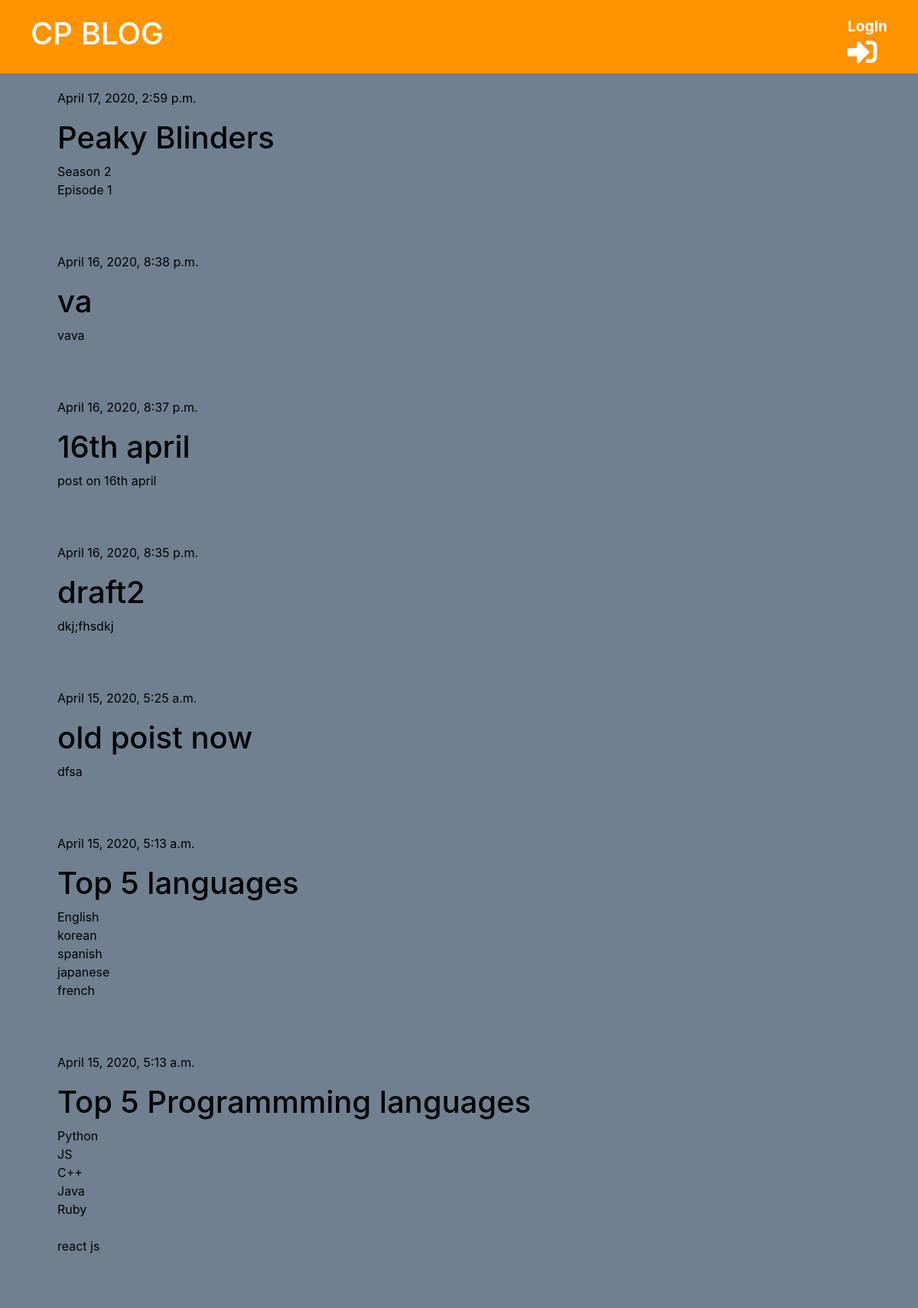
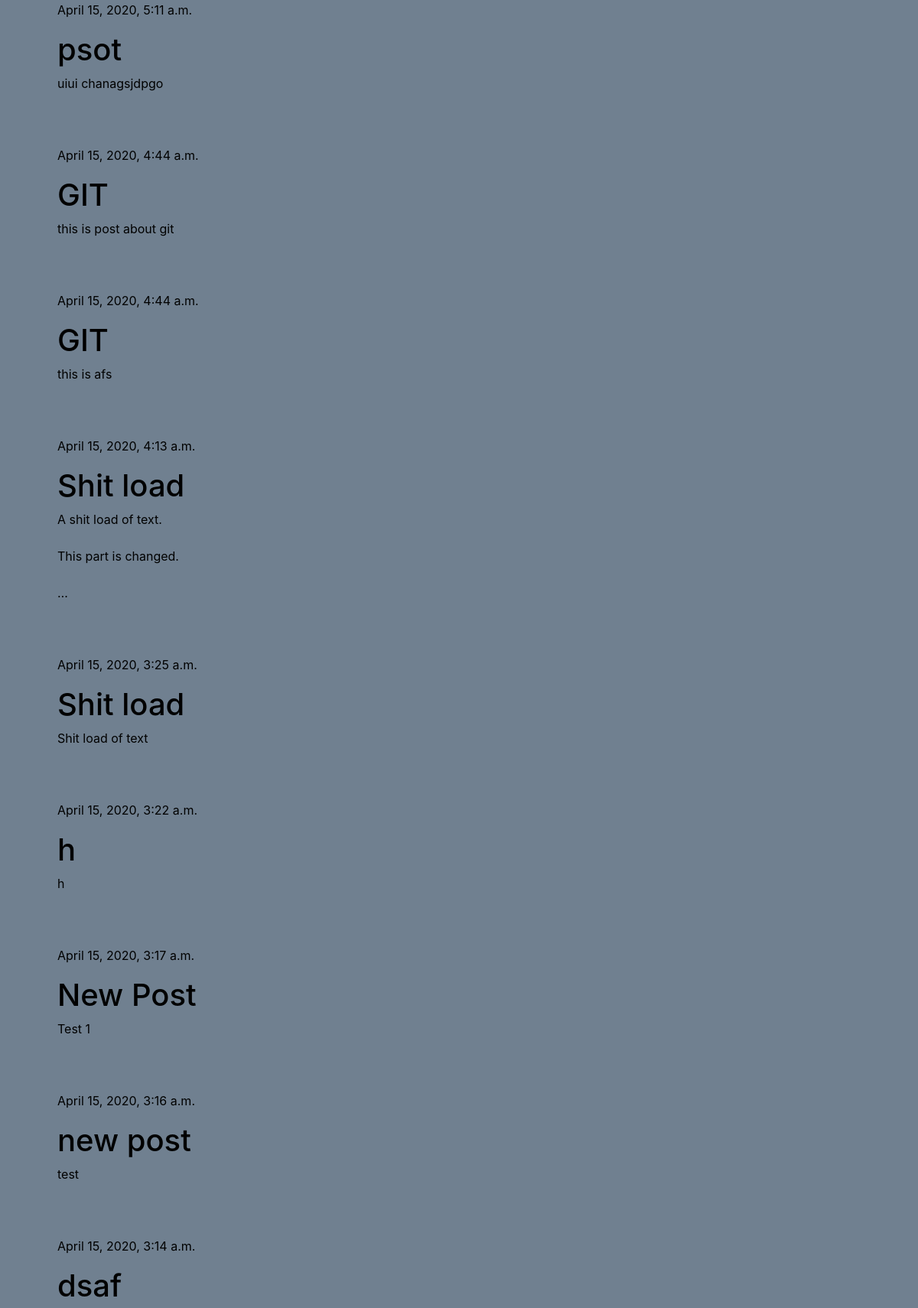
The page / (upper part) on the database its author committed (2 pictures, top to bottom).
### blog/models.py (models this page shows, shortened)
class Post(models.Model):
    author = models.ForeignKey('auth.User', on_delete=models.CASCADE)
    title = models.CharField(max_length=255)
    text = models.TextField()
    created_date = models.DateTimeField(default=timezone.now)
    published_date = models.DateTimeField(blank=True, null=True)

### blog/views.py (the view)
# urls.py: path('', views.post_list, name='post_list'),
def post_list(request):
    posts = Post.objects.filter(
        published_date__lte=timezone.now()
        ).order_by('-published_date')
    stuff_for_frontend = {'posts': posts}
    return render(request, 'blog/post_list.html', stuff_for_frontend)

### blog/templates/blog/post_list.html (shortened to what this page needs)
{% extends 'blog/base.html' %}
{% block content %}
	{% for post in posts %}
	    <div class="post">
			<div class="date">
		        <p>{{ post.published_date }}</p>
			</div>
	        <h1>
	            <a href="{% url 'blog:post_detail' pk=post.pk %}">{{ post.title }}
	            </a>
	        </h1>
	        <p>{{ post.text|truncatechars:50|linebreaksbr }}</p>
	    </div>
	{% endfor %}
{% endblock %}

### blog/static/css/blog.css (style rules this page uses)
body { background-color: slategrey; }
.date { color: #343a40; }
.post { margin: 20px; margin-bottom: 70px; }
.post p, .post a { color: black; }
.post a { outline: none; text-decoration: none; }

### rows shown on the page
Post: published_date "April 17, 2020, 2:59 p.m.", title "Peaky Blinders", text "Season 2 Episode 1"
Post: published_date "April 16, 2020, 8:38 p.m.", title "va", text "vava"
Post: published_date "April 16, 2020, 8:37 p.m.", title "16th april", text "post on 16th april"
Post: published_date "April 16, 2020, 8:35 p.m.", title "draft2", text "dkj;fhsdkj"
Post: published_date "April 15, 2020, 5:25 a.m.", title "old poist now", text "dfsa"
Post: published_date "April 15, 2020, 5:13 a.m.", title "Top 5 languages", text "English korean spanish japanese french"
Post: published_date "April 15, 2020, 5:13 a.m.", title "Top 5 Programmming languages", text "Python JS C++ Java Ruby react js"
Post: published_date "April 15, 2020, 5:11 a.m.", title "psot", text "uiui chanagsjdpgo"
Post: published_date "April 15, 2020, 4:44 a.m.", title "GIT", text "this is post about git"
Post: published_date "April 15, 2020, 4:44 a.m.", title "GIT", text "this is afs"
Post: published_date "April 15, 2020, 4:13 a.m.", title "Shit load", text "A shit load of text. This part is changed. …"
Post: published_date "April 15, 2020, 3:25 a.m.", title "Shit load", text "Shit load of text"
Post: published_date "April 15, 2020, 3:22 a.m.", title "h", text "h"
Post: published_date "April 15, 2020, 3:17 a.m.", title "New Post", text "Test 1"
Post: published_date "April 15, 2020, 3:16 a.m.", title "new post", text "test"
Post: published_date "April 15, 2020, 3:14 a.m.", title "dsaf"
